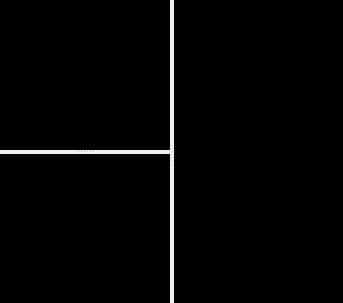
<?xml version="1.0" encoding="UTF-8"?>
<ui version="4.0">
 <class>Form</class>
 <widget class="QWidget" name="Form">
  <property name="geometry">
   <rect>
    <x>0</x>
    <y>0</y>
    <width>343</width>
    <height>303</height>
   </rect>
  </property>
  <property name="windowTitle">
   <string>Three: Right</string>
  </property>
  <layout class="QVBoxLayout" name="verticalLayout">
   <property name="spacing">
    <number>0</number>
   </property>
   <property name="margin">
    <number>0</number>
   </property>
   <item>
    <widget class="QSplitter" name="splitter_2">
     <property name="orientation">
      <enum>Qt::Horizontal</enum>
     </property>
     <widget class="QSplitter" name="splitter">
      <property name="orientation">
       <enum>Qt::Vertical</enum>
      </property>
      <widget class="QFrame" name="Viewport00">
       <property name="styleSheet">
        <string notr="true">background-color: rgb(0, 0, 0);</string>
       </property>
       <property name="frameShape">
        <enum>QFrame::Panel</enum>
       </property>
       <property name="frameShadow">
        <enum>QFrame::Sunken</enum>
       </property>
       <property name="lineWidth">
        <number>2</number>
       </property>
       <layout class="QVBoxLayout" name="verticalLayout_3"/>
      </widget>
      <widget class="QFrame" name="Viewport02">
       <property name="styleSheet">
        <string notr="true">background-color: rgb(0, 0, 0);</string>
       </property>
       <property name="frameShape">
        <enum>QFrame::Panel</enum>
       </property>
       <property name="frameShadow">
        <enum>QFrame::Sunken</enum>
       </property>
       <property name="lineWidth">
        <number>2</number>
       </property>
       <layout class="QVBoxLayout" name="verticalLayout_4"/>
      </widget>
     </widget>
     <widget class="QFrame" name="Viewport01">
      <property name="styleSheet">
       <string notr="true">background-color: rgb(0, 0, 0);</string>
      </property>
      <property name="frameShape">
       <enum>QFrame::Panel</enum>
      </property>
      <property name="frameShadow">
       <enum>QFrame::Sunken</enum>
      </property>
      <property name="lineWidth">
       <number>2</number>
      </property>
      <layout class="QVBoxLayout" name="verticalLayout_2"/>
     </widget>
    </widget>
   </item>
  </layout>
 </widget>
 <resources/>
 <connections/>
</ui>
